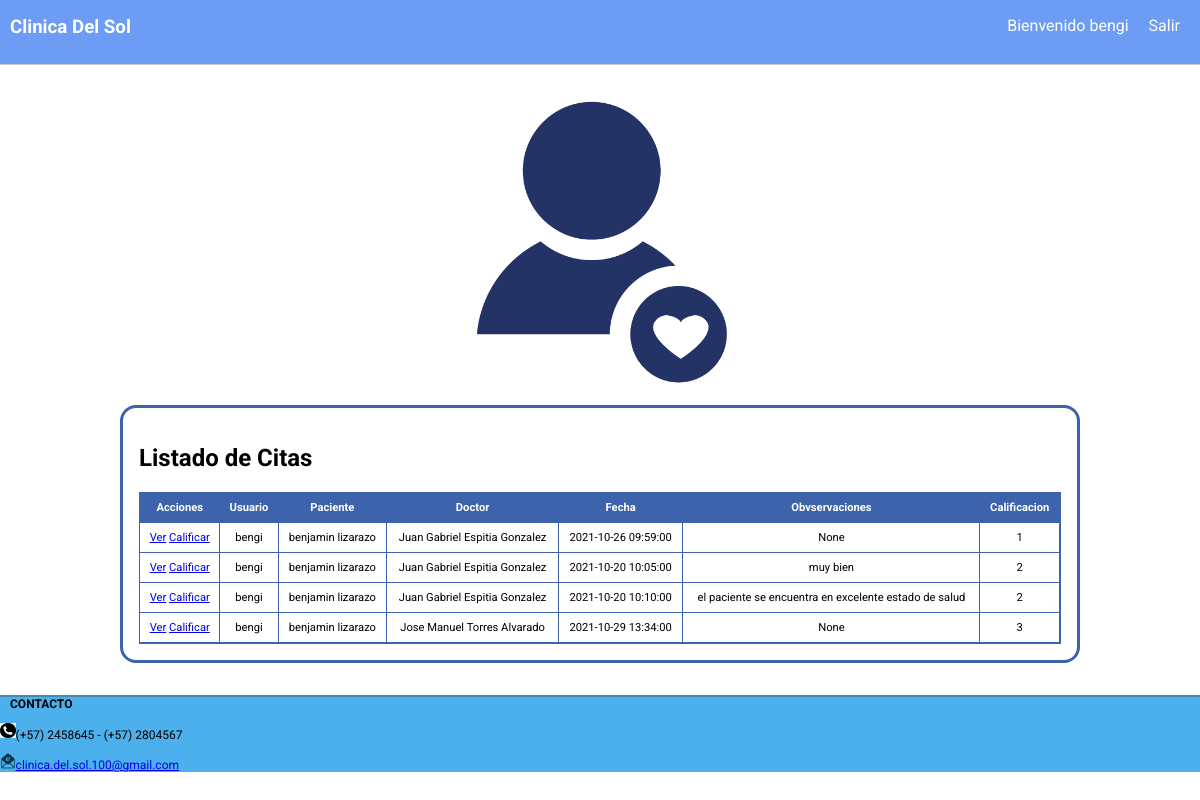
Before: /sesion/usuario/ver_citas/ (signed in) with the older database file.
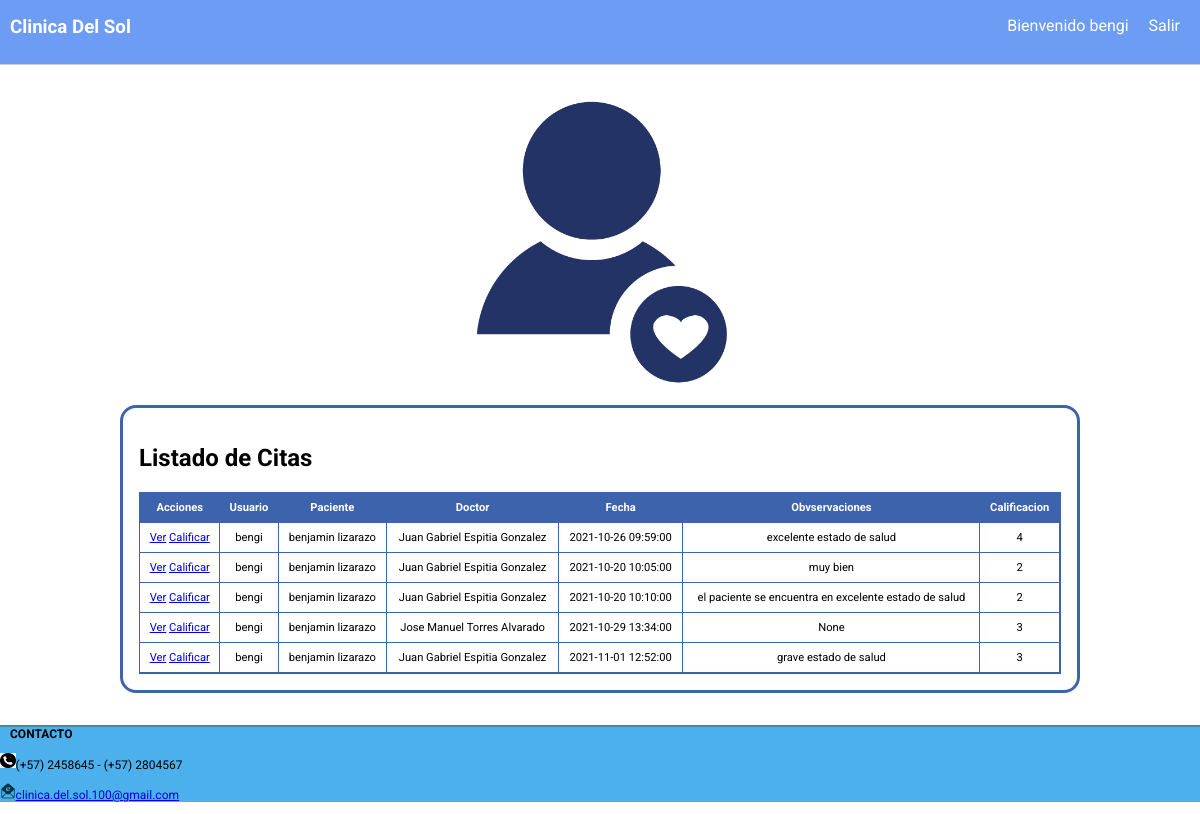
After: the same page with the newer database file.
### tables this page shows
CREATE TABLE citas (id INTEGER PRIMARY KEY AUTOINCREMENT NOT NULL, usuario CHAR (150) NOT NULL, paciente CHAR (100) NOT NULL, doctor CHAR (150) NOT NULL, fecha CHAR (500) NOT NULL UNIQUE, observaciones CHAR (150), calificacion CHAR (10));

### app.py (the view)
@app.route('/sesion/usuario/ver_citas/', methods=["GET"])
@login_required
def get_listado_mensajes():
    formulario = FormCitas(request.form)
    nombre_usuario = session.get('nombre_usuario')
    formulario.usuario.data = nombre_usuario
    objeto_cita = citas( formulario.usuario.data, None,None, None,None, None)
    if objeto_cita.listado():
        return render_template('lista_citas.html', lista=objeto_cita.listado(),aver=session.get('nombre_usuario'), form=FormCitas() )
    else:
         return render_template('paciente.html', mensaje="Aun no tiene citas programadas", aver=session.get('nombre_usuario'))

### app.py (called while the page is built)
def login_required(view):
    @functools.wraps(view)
    def wrapped_view(**kwargs):
        if g.user is None:
            return redirect( url_for('sesion') )
        return view(**kwargs)
    return wrapped_view

@app.before_request
def cargar_usuario_autenticado():
    nombre_usuario = session.get('nombre_usuario')
    if nombre_usuario is None:
        g.user = None
    else:
        g.user = paciente.cargar(nombre_usuario)

@app.before_request
def cargar_medico_autenticado():
    nombre_usuario = session.get('nombre_usuario')
    if nombre_usuario is None:
        g.medic = None
    else:
        g.medic = paciente.cargar2(nombre_usuario)

@app.before_request
def cargar_admin_autenticado():
    nombre_usuario = session.get('nombre_usuario')
    if nombre_usuario is None:
        g.admin = None
    else:
        g.admin = paciente.cargaradmin(nombre_usuario)

### db.py (called while the page is built)
def conectar():
    try:
        conn = sqlite3.connect('db/clinica.db')
        return conn
    except Error as err:
        print("Ocurrió un error al establecer la conexión: " + str(err))
        return None

### templates/lista_citas.html
{% extends 'layout.html' %}
{% block contenido %}
<div class="formulario">
    <h2>Listado de Citas</h2>
    <table class="tabla">
        <tr>
            <th>Acciones</th>
            <th>Usuario</th>
            <th>Paciente</th>
            <th>Doctor</th>
            <th>Fecha</th>
            <th>Obvservaciones</th>
            <th>Calificacion</th>
        </tr>
        {% if lista %}
            {% for item in lista %}
                <tr>
                    <td>
                        <a href="{{ url_for('get_mensaje',fecha = item.fecha)}}">Ver</a>
                        <a href="{{ url_for('calificar_cita',  id_fecha = item.fecha) }}">Calificar</a>
                    </td>
                    <td>{{ item.usuario }}</td>
                    <td>{{ item.paciente }}</td>
                    <td>{{ item.doctor }}</td>
                    <td>{{ item.fecha }}</td>
                    <td>{{ item.observaciones }}</td>
                    <td>{{ item.calificacion }}</td>
                </tr>
            {% endfor %}
        {% else %}
                <tr>
                    <td colspan="5">No se encontraron citas en la base de datos</td>
                </tr>
        {% endif %}
    </table>
</div>
{% endblock %}

Changed rows visible on the page:
changed citas: observaciones "None" → "excelente estado de salud"; calificacion "1" → "4"
added citas: usuario "bengi", paciente "benjamin lizarazo", doctor "Juan Gabriel Espitia Gonzalez", fecha "2021-11-01 12:52:00", observaciones "grave estado de salud", calificacion "3"
